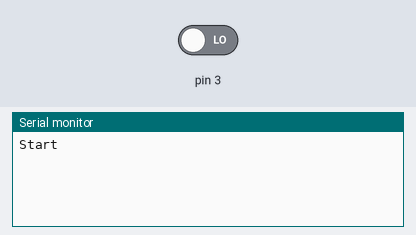
Bench run of a sketch on a simulated Arduino Leonardo, built with avr-gcc and run on an emulated ATmega32U4. On the bench: the last lines printed to the serial monitor. The test bench sets the inputs (shaded band); at power-on: pin 3 LOW.

Above: at 1.2 s.
1.3 s: pin 3 driven HIGH
At 1.45 s:
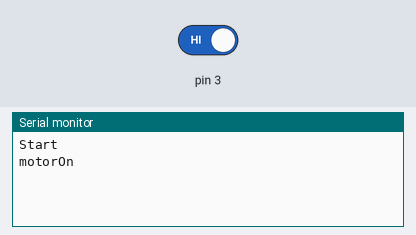
At 2.5 s:
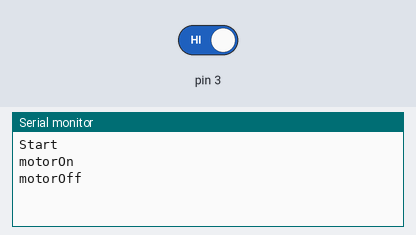

The sketch:

HallSensorBoard.ino
```cpp
#include <Arduino.h>
//#include <queue>

#define hall0 2 //interrupt pins for hall effect sensors

using namespace std;

long debounceArray[3] {0, 0, 0};
long timerHSOne[5] = {0};
int timerHSOneCounter = 0;
bool firstTime = true;
long previousTime = 0;
long newTime = 0;
long HS1Array[10] = {0};
int HS1Counter = 0;
long timeDelta = 0;
//
//float avgTen = 0;
//float avgTwentyFive = 0;
//float avgFifty = 0;
//float avgOneHundred = 0;
String motorState = "stop";

int upperLimit[1] = {0};
int tempLimit = 21250;
int count = 0;

bool initialStabilization = false;

void setup()
{
  pinMode(hall0, INPUT);
  digitalWrite(hall0, HIGH);          //set hall, set low to start for rising edge
  attachInterrupt(0, speed0, RISING); //enable the hall effect interupts

  Serial.begin(57600);
  Serial1.begin(57600);
  // time1 = millis();
  Serial.println("Start ");
  upperLimit[0] = 21500;
} //end setup

void loop()
{
  if (!firstTime) // if motor has been running
  {
    if (checkDebounceArray(0) >= 200) //if motor has stopped
    {
      firstTime = true;
      HS1Counter = 0;
      // for (int i = 0; i < 10; i++)
      // {
      //   HS1Array[i] = 0;
      // }
      Serial1.write('s');
      count++;
      Serial.println("motorOff");
    }
  }
  if (firstTime == true)
  {

    setDebounceArray(1);
  }

  if (timerHSOneCounter >= 1)
  {
    setDebounceArray(0); // used in begining of loop
    checkSpeed();
    // calculateAverages();
    if (checkDebounceArray(1) > 2000) {
      checkJam();
    }
  }
} //end loop

void checkSpeed()
{
  // could add counter here to check positions

  if (firstTime) // check to see if it is first hit since stop
  {
    previousTime = timerHSOne[0];
    timerHSOneCounter--;
    for (int i = 0; i < (timerHSOneCounter); i++) //shift all stored times over 1 in the array
    {
      timerHSOne[i] = timerHSOne[i + 1];
    }
    Serial1.write('m');
    count++;
    Serial.println("motorOn");
    firstTime = false;
  }
  else // if not first run since stop then compare the difference in time and store it into all arrays to recalculate the average
  {
    HS1Counter++;
    newTime = timerHSOne[0]; // store in the time of next interupt
    timerHSOneCounter--;
    for (int i = 0; i < (timerHSOneCounter); i++) //shift all stored times over 1 in the array
    {
      timerHSOne[i] = timerHSOne[i + 1];
    }
    timeDelta = newTime - previousTime; // calculate the time difference
    previousTime = newTime;             // store the new time as previous time for next use
    // HS1Array[HS1Counter % 10] = timeDelta;
    // HS1Array[(HS1Counter - 1) % 101] = timeDelta;
    //    Serial.println(timerHSOneCounter);
    if (checkDebounceArray(2) > 500)
    {
            Serial.println(timeDelta);
            Serial.print("count = ");
            Serial.println(count);
      setDebounceArray(2);
    }
  }
}


void checkJam()
{
//  if (timeDelta >= upperLimit[0]){
//      Serial1.write(2);
//      count++;
//      Serial.println("jam");
//
//  }
  int temp = 0;
  if (timeDelta >= upperLimit[0])
  {
    //    count++;
//    if (timeDelta >= tempLimit)
//    {
//      tempLimit = tempLimit + 250;
//      if (tempLimit > (upperLimit[0]) * 1.08)
//      {

        Serial1.write('J');
//        count++;
        Serial.println("jam");
//      }
//    }
  }
  else
  {
    if (tempLimit > timeDelta + 250)
    {
      tempLimit = tempLimit - 250;
    }
  }

  // for (int i = 0; i < 10; i++)
  // {
  //   if (timeDelta >= 22000)
  //   //    if (HS1Array[i] >= 23000)
  //   {
  //     temp++;
  //   }
  // }
  // if (temp >= 2)
  // {
  //   Serial1.write(2);
  //   Serial.println("jam");
  // }
}

// void calculateAverages()
// {

// //   avgOneHundred = (((HS1Array[(HS1Counter - 1) % 101] / 100) - (HS1Array[(HS1Counter + 99) % 101] / 100)) + avgOneHundred);
// //   avgFifty = (((HS1Array[(HS1Counter - 1) % 101] / 50) - (HS1Array[(HS1Counter + 49) % 101] / 50)) + avgFifty);
// //   avgTwentyFive = (((HS1Array[(HS1Counter - 1) % 101] / 25) - (HS1Array[(HS1Counter + 24) % 101] / 25)) + avgTwentyFive);
// //   avgTen = (((HS1Array[(HS1Counter - 1) % 101] / 10) - (HS1Array[(HS1Counter + 90) % 101] / 10)) + avgTen);
// // //  Serial.print("100 avg = ");
// // //  Serial.println(avgOneHundred);
// // //  Serial.print("50 avg = ");
// // //  Serial.println(avgFifty);
// // //  Serial.print("25 avg = ");
// // //  Serial.println(avgTwentyFive);
// //   Serial.print("10 avg = ");
// //   Serial.println(avgTen);
// }

// void checkJam()
// {
//   float jamPercent = .05;
//   float jamDelta = avgOneHundred * jamPercent;
//   if ((avgFifty - avgOneHundred) >= jamDelta)
//   {
//     jamPercent = .05;
//     jamDelta = avgFifty * jamPercent;
//     if ((avgTwentyFive - avgFifty) >= jamDelta)
//     {
//       jamPercent = .05;
//       jamDelta = avgTwentyFive * jamPercent;
//       if ((avgTen - avgTwentyFive) >= jamDelta)
//       {
// //        Serial.println("Jammed");
//       }
//     }
//   }
// }

void speed0()
{
  timerHSOne[timerHSOneCounter] = micros(); // store the milisecond time of the interupt into queue
  timerHSOneCounter++;

} //end speed0

void setDebounceArray(int index)
{
  debounceArray[index] = millis();
}

int checkDebounceArray(int index)
{
  return (millis() - debounceArray[index]);
}

// #include <Arduino.h>
// //#include <queue>

// #define hall0 2 //interrupt pins for hall effect sensors

// using namespace std;

// // int count[] = {0}; //Actuator
// //                    //int maxCounts = 1150;//number of counts when fully extended

// // float speedM1 = 0;
// // int time1 = 0;
// // int time2 = 0;
// // float previousPositionM1 = 0;
// // float previousTime = 0;
// // float motor1Speed = 0;
// // float smoothedMotor1Speed = 0;
// long debounceArray[3]{0, 0, 0};
// long timerHSOne[5] = {0};
// int timerHSOneCounter = 0;
// bool firstTime = true;
// long previousTime = 0;
// long newTime = 0;
// long HS1Array[101] = {0};
// int HS1Counter = 0;

// // float 5avg = 0;
// float avgTen = 0;
// float avgTwentyFive = 0;
// float avgFifty = 0;
// float avgOneHundred = 0;
// String motorState = "stop";

// bool initialStabilization = false;

// void setup()
// {

//   pinMode(hall0, INPUT);
//   digitalWrite(hall0, HIGH);          //set hall, set low to start for rising edge
//   attachInterrupt(0, speed0, RISING); //enable the hall effect interupts

//   Serial.begin(9600);
//   // time1 = millis();
//   Serial.println("Start ");
// } //end setup

// void loop()
// {
//   while (motorState == "stop") // waiting for movement
//   {
//     if (timerHSOneCounter != 0) // if its not empty
//     {
//       motorState = "moving";
//       checkSpeed();
//     }
//   }
//   while (motorState != "stop") // while motor is moving
//   {
//     checkSpeed();
//     if ((millis() - previousTime) >= 300) // check to see if it stops
//     {                                     //motor has stopped moving change states
//       motorState = "stop";
//       //      HS1Array = {0};
//       //set all averages to 0?
//     }

//     checkJam();
//     //check to see if it reaches first stabilization // skip after it reaches stable state if it never reaches throw error

//     // check to see if it meets first resistance

//     // check for jams
//   }
// } //end loop

// void checkSpeed()
// {
//   // could add counter here to check positions
//   HS1Counter++;
//   if (firstTime) // check to see if it is first hit since stop
//   {
//     previousTime = timerHSOne[0];
//     timerHSOneCounter--;
//     for (int i = 0; i < (timerHSOneCounter); i++)
//     {
//       timerHSOne[i] = timerHSOne[i + 1];
//     }
//     firstTime = false;
//   }
//   else // if not first run since stop then compare the difference in time and store it into all arrays to recalculate the average
//   {
//     newTime = timerHSOne[0]; // store in the time of next interupt
//     timerHSOneCounter--;
//     for (int i = 0; i < (timerHSOneCounter); i++)
//     {
//       timerHSOne[i] = timerHSOne[i + 1];
//     }
//     long timeDelta = newTime - previousTime; // calculate the time difference
//     previousTime = newTime;                  // store the new time as previous time for next use
//     HS1Array[(HS1Counter - 1) % 101] = timeDelta;
//     Serial.println("time Delta = " + timeDelta);
//   }
// }

// void calculateAverages(int size)
// {

//   avgOneHundred = (((HS1Array[(HS1Counter - 1) % 101] / 100) - (HS1Array[(HS1Counter) % 101] / 100)) + avgOneHundred);
//   avgFifty = (((HS1Array[(HS1Counter - 1) % 101] / 50) - (HS1Array[(HS1Counter + 49) % 101] / 50)) + avgFifty);
//   avgTwentyFive = (((HS1Array[(HS1Counter - 1) % 101] / 25) - (HS1Array[(HS1Counter + 24) % 101] / 25)) + avgTwentyFive);
//   avgTen = (((HS1Array[(HS1Counter - 1) % 101] / 10) - (HS1Array[(HS1Counter + 9) % 101] / 10)) + avgTen);
// }

// void checkInitialStabilization()
// {

//   //@ 150 count stabalized?
//   // float stabilizationPercent = .05;
//   // float stabilizationDelta = 24avg * stabilizationPercent;
//   // if ((96avg - 24avg) <= stabilizationDelta)
//   // {
//   //   initialStabilization = true;
//   // }
// }

// void checkJam()
// {
//   float jamPercent = .05;
//   float jamDelta = avgOneHundred * jamPercent;
//   if ((avgFifty - avgOneHundred) >= jamDelta)
//   {
//     jamPercent = .05;
//     jamDelta = avgFifty * jamPercent;
//     if ((avgTwentyFive - avgFifty) >= jamDelta)
//     {
//       jamPercent = .05;
//       jamDelta = avgTwentyFive * jamPercent;
//       if ((avgTen - avgTwentyFive) >= jamDelta)
//       {
//         Serial.println("Jammed");
//       }
//     }
//   }
// }
// void speed0()
// {
//   timerHSOne[timerHSOneCounter] = millis(); // store the milisecond time of the interupt into queue
//   timerHSOneCounter++;

// } //end speed0

// void setDebounceArray(int index)
// {
//   debounceArray[index] = millis();
// }

// int checkDebounceArray(int index)
// {
//   return (millis() - debounceArray[index]);
// }

// #include <Arduino.h>
// // #include <queue>

// #define hall0 2 //interrupt pins for hall effect sensors

// using namespace std;

// // int count[] = {0}; //Actuator
// //                    //int maxCounts = 1150;//number of counts when fully extended

// // float speedM1 = 0;
// // int time1 = 0;
// // int time2 = 0;
// // float previousPositionM1 = 0;
// // float previousTime = 0;
// // float motor1Speed = 0;
// // float smoothedMotor1Speed = 0;
// long debounceArray[3]{0, 0, 0};
// long timerHSOne[5] = {0};
// int timerHSOneCounter = 0;
// bool firstTime = true;
// long previousTime = 0;
// long newTime = 0;
// long HS1Array[101] = {0};
// int HS1Counter = 0;

// // float 5avg = 0;
// float 10avg = 0;
// float 25avg = 0;
// float 50avg = 0;
// float 100avg = 0;
// string motorState = "stop";

// bool initialStabilization = false;

// void setup()
// {

//   pinMode(hall0, INPUT);
//   digitalWrite(hall0, HIGH);          //set hall, set low to start for rising edge
//   attachInterrupt(0, speed0, RISING); //enable the hall effect interupts

//   Serial.begin(9600);
//   // time1 = millis();

// } //end setup

// void loop()
// {
//   while (motorState == "stop") // waiting for movement
//   {
//     if (timerHSOneCounter != 0) // if its not empty
//     {
//       motorState = "moving";
//       checkSpeed();
//     }
//   }
//   while (motorState != "stop") // while motor is moving
//   {
//     if ((millis() - previousTime) >= 300) // check to see if it stops
//     {                                     //motor has stopped moving change states
//       motorState = "stop";
//       HS1Array = {0};
//       //set all averages to 0?
//     }

//     checkJam();
//     //check to see if it reaches first stabilization // skip after it reaches stable state if it never reaches throw error

//     // check to see if it meets first resistance

//     // check for jams
//   }
// } //end loop

// void checkSpeed()
// {
//   // could add counter here to check positions
//   HS1Counter++;
//   if (firstTime) // check to see if it is first hit since stop
//   {
//     previousTime = timerHSOne[0];
//     timerHSOneCounter--;
//     for (int i = 0; i < (timerHSOneCounter); i++)
//     {
//       timerHSOne[i] = timerHSOne[i + 1];
//     }
//     firstTime = false;
//   }
//   else // if not first run since stop then compare the difference in time and store it into all arrays to recalculate the average
//   {
//     newTime = timerHSOne[0]; // store in the time of next interupt
//     timerHSOneCounter--;
//     for (int i = 0; i < (timerHSOneCounter); i++)
//     {
//       timerHSOne[i] = timerHSOne[i + 1];
//     }
//     long timeDelta = newTime - previousTime; // calculate the time difference
//     previousTime = newTime;                  // store the new time as previous time for next use
//     HS1Array[(HS1Counter - 1) % 101] = timeDelta;
//     Serial.println("time Delta = " + timeDelta);
//   }
// }

// void calculateAverages(int size)
// {

//   100avg = (((HS1Array[(HS1Counter - 1) % 101] / 100) - (HS1Array[(HS1Counter) % 101] / 100)) + 100avg);
//   50avg = (((HS1Array[(HS1Counter - 1) % 101] / 50) - (HS1Array[(HS1Counter + 49) % 101] / 50)) + 50avg);
//   25avg = (((HS1Array[(HS1Counter - 1) % 101] / 25) - (HS1Array[(HS1Counter + 24) % 101] / 25)) + 25avg);
//   10avg = (((HS1Array[(HS1Counter - 1) % 101] / 10) - (HS1Array[(HS1Counter + 9) % 101] / 10)) + 10avg);
// }

// void checkInitialStabilization()
// {

//   //@ 150 count stabalized?
//   // float stabilizationPercent = .05;
//   // float stabilizationDelta = 24avg * stabilizationPercent;
//   // if ((96avg - 24avg) <= stabilizationDelta)
//   // {
//   //   initialStabilization = true;
//   // }
// }

// void checkJam()
// {
//   float jamPercent = .05;
//   float jamDelta = 100avg * jamPercent;
//   if ((50avg - 100avg) >= jamDelta)
//   {
//     jamPercent = .05;
//     jamDelta = 50avg * jamPercent;
//     if ((25avg - 50avg) >= jamDelta)
//     {
//       jamPercent = .05;
//       jamDelta = 25avg * jamPercent;
//       if ((10avg - 25avg) >= jamDelta)
//       {
//         Serial.println("Jammed");
//       }
//     }
//   }
// }
// void speed0()
// {
//   timerHSOne[timerHSOneCounter] = millis(); // store the milisecond time of the interupt into queue
//   timerHSOneCounter++;
// } //end speed0

// void setDebounceArray(int index)
// {
//   debounceArray[index] = millis();
// }

// int checkDebounceArray(int index)
// {
//   return (millis() - debounceArray[index]);
// }
```

Measured:
- after the input at 1.3 s, the serial monitor: prints a new line at once (image 1)
